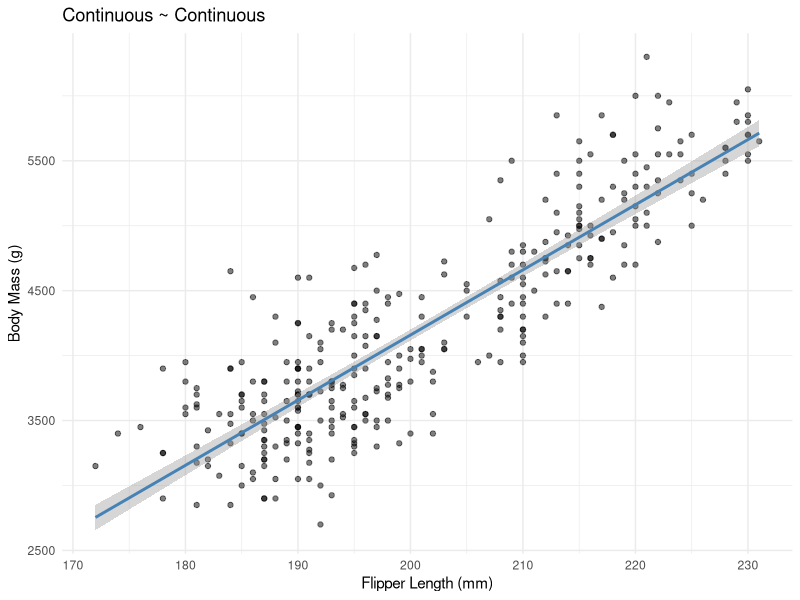
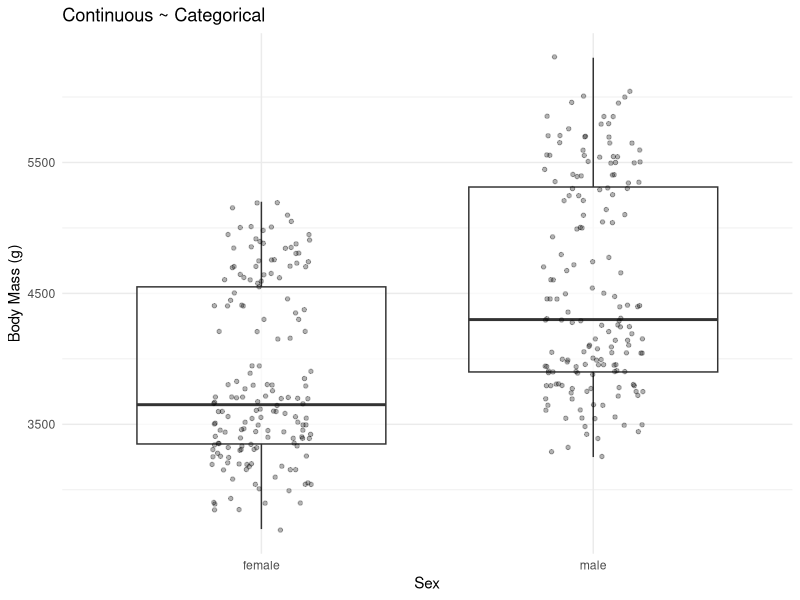
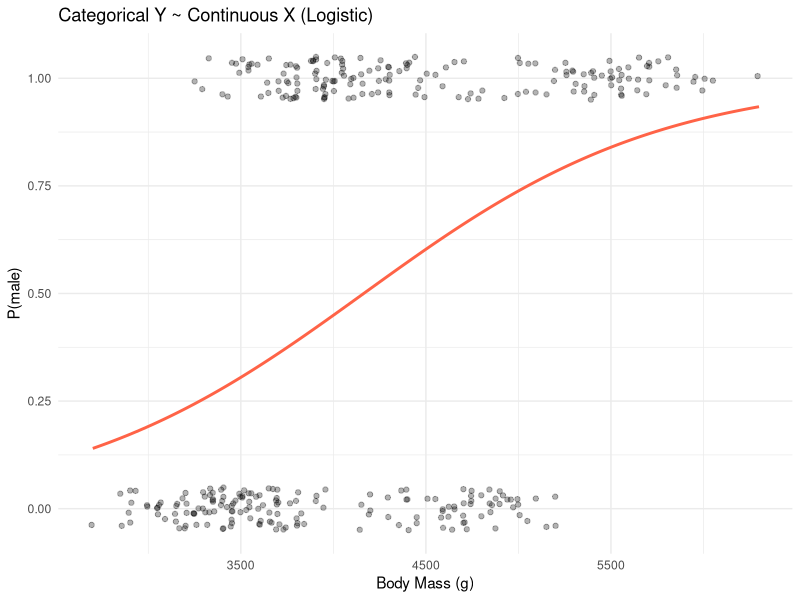

Recreate these plots in R, in order.
library(tidyverse)
library(palmerpenguins)

data <- penguins %>%
  select(body_mass_g, species, sex, flipper_length_mm) %>%
  drop_na()


# ── 1. Continuous Y ~ Continuous X ──────────────────────────────────────────
# Question: Can flipper length predict body mass?
# Model: a straight line — body_mass = intercept + slope × flipper_length

model1 <- lm(body_mass_g ~ flipper_length_mm, data = data)
summary(model1)

# Reading the summary:
#
#   (Intercept)  ≈ -5781  → predicted body mass when flipper length = 0mm
#                           biologically meaningless, but mathematically required
#
#   flipper_length_mm ≈ 49.7  → for every 1mm longer flipper, body mass
#                                increases by ~50g  ← this is the slope
#
#   Std. Error  → margin of uncertainty around the estimate
#   t value     → Estimate ÷ Std. Error; bigger = more reliable signal
#   Pr(>|t|)    → p-value; tiny here means flipper length is a real predictor
#
#   R-squared ≈ 0.76  → flipper length alone explains 76% of variation in
#                        body mass. Strong single-predictor result.
#
# Intuition: the model is just y = mx + c drawn through the scatterplot

ggplot(data, aes(x = flipper_length_mm, y = body_mass_g)) +
  geom_point(alpha = 0.5) +
  geom_smooth(method = "lm", se = TRUE, color = "steelblue") +
  labs(title = "Continuous ~ Continuous",
       x = "Flipper Length (mm)", y = "Body Mass (g)") +
  theme_minimal()


# ── 2. Continuous Y ~ Categorical X ─────────────────────────────────────────
# Question: Do male and female penguins differ in body mass?
# Same lm() as above — R automatically converts "male/female" into 1/0
# This is called dummy coding

model2 <- lm(body_mass_g ~ sex, data = data)
summary(model2)

# Reading the summary:
#
#   (Intercept) ≈ 3862g  → average body mass of the REFERENCE group (female)
#                           R picks alphabetical order, so female = reference
#
#   sexmale ≈ +683g  → males weigh ~683g MORE than females on average
#                       this is not a slope anymore — it's a group difference
#
#   Pr(>|t|) tiny  → this difference is statistically significant
#
#   R-squared ≈ 0.18  → sex alone explains only 18% of body mass variation
#                        much weaker than flipper length (76%) — sex isn't
#                        the whole story
#
# Intuition: the model is estimating two group means and asking
#            "is the gap between them real or just noise?"

ggplot(data, aes(x = sex, y = body_mass_g)) +
  geom_boxplot(alpha = 0.7, outlier.shape = 21) +
  geom_jitter(width = 0.15, alpha = 0.3, size = 1.2) +
  labs(title = "Continuous ~ Categorical",
       x = "Sex", y = "Body Mass (g)") +
  theme_minimal() +
  theme(legend.position = "none")


# ── 3. Categorical Y ~ Continuous X ─────────────────────────────────────────
# Question: Does body mass predict whether a penguin is male or female?
# Y is now binary (male/female) so lm() breaks down — predicted values
# could go below 0 or above 1, which makes no sense as probabilities.
# glm(family = binomial) solves this by modelling LOG-ODDS instead of
# raw probabilities, then squashing predictions into the [0, 1] range
# via the logistic (sigmoid) curve. This is logistic regression.

model3 <- glm(sex ~ body_mass_g, data = data, family = binomial)
summary(model3)

# Reading the summary:
#
#   (Intercept) ≈ -5.16  → log-odds of being male when body mass = 0g
#                           not directly interpretable, same role as before
#
#   body_mass_g ≈ 0.0013  → for every 1g increase in body mass, the
#                            log-odds of being male increases by 0.0013
#                            hard to feel, so convert to odds ratios:
#
#       exp(coef(model3)["body_mass_g"] * 100)  # per 100g
#       ≈ 1.13  →  every 100g heavier = 13% higher odds of being male
#
#   z value  → same idea as t value: Estimate ÷ Std. Error
#   Pr(>|z|) tiny  → body mass is a genuine predictor of sex
#
#   Null deviance: 460  → how badly a model with NO predictors fits
#   Residual deviance: 354  → how badly THIS model fits
#   Drop of ~106 points  → what body mass bought us; larger drop = better
#                           predictor (this is the logistic equivalent of R²)
#
# Intuition: instead of a straight line, the model draws an S-shaped curve
#            that maps body mass onto a probability between 0 and 1

exp(coef(model3)["body_mass_g"] * 100)   # odds ratio per 100g

pred_df <- tibble(
  body_mass_g = seq(min(data$body_mass_g), max(data$body_mass_g), length.out = 200)
)
pred_df$prob_male <- predict(model3, newdata = pred_df, type = "response")

ggplot() +
  geom_jitter(data = data,
              aes(x = body_mass_g, y = as.numeric(sex == "male")),
              height = 0.05, alpha = 0.3) +
  geom_line(data = pred_df, aes(x = body_mass_g, y = prob_male),
            color = "tomato", linewidth = 1) +
  labs(title = "Categorical Y ~ Continuous X (Logistic)",
       x = "Body Mass (g)", y = "P(male)") +
  theme_minimal()


# ── Comparing all three models ───────────────────────────────────────────────
# Model 1 R²  = 0.76  — flipper length is a strong predictor of body mass
# Model 2 R²  = 0.18  — sex explains some body mass variation, but not much
# Model 3 deviance drop = 106  — body mass meaningfully predicts sex
